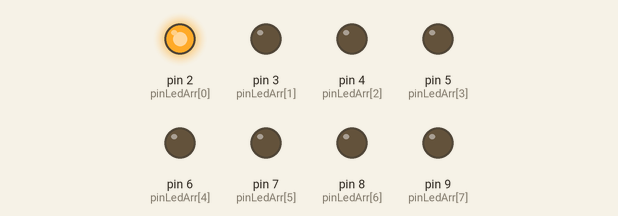
The sketch below on a simulated Arduino Uno, built with avr-gcc and run on an emulated ATmega328P. On the bench: output pins drawn as LEDs (lit = HIGH).

Above: at 0.05 s.
At 0.45 s:
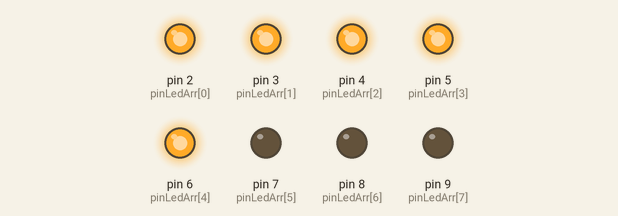
At 0.85 s:
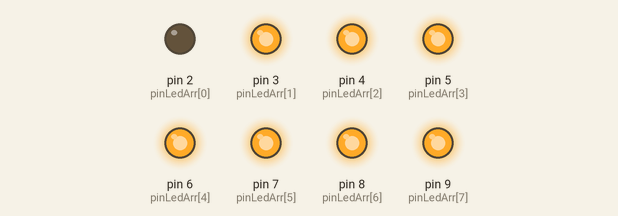
At 1.75 s:
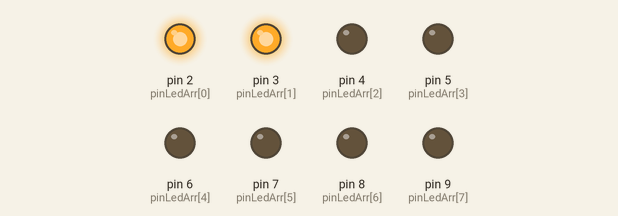
At 2.65 s:
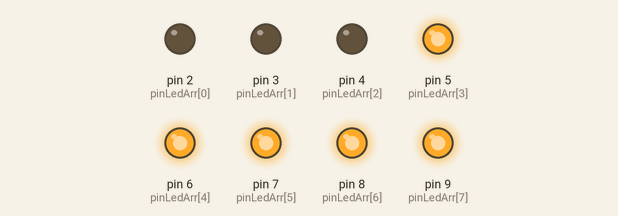
At 3.55 s:
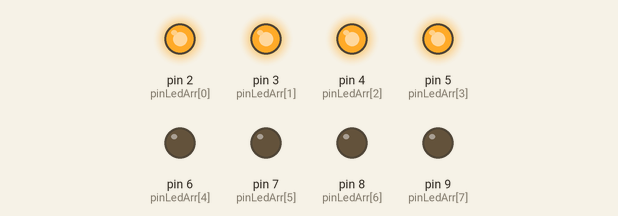
Timing chart, 0 to 3.9 s (numbered marks = the images above):
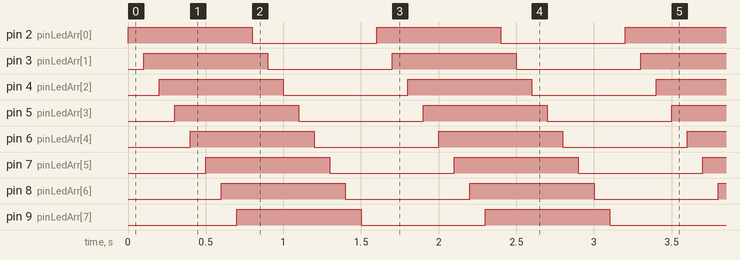

Measured:
- by itself, pin 2 (pinLedArr[0]), pin 3 (pinLedArr[1]), pin 4 (pinLedArr[2]), pin 5 (pinLedArr[3]), pin 6 (pinLedArr[4]), pin 7 (pinLedArr[5]), pin 8 (pinLedArr[6]), pin 9 (pinLedArr[7]): alternates HIGH for 0.80 s and LOW for 0.80 s
- by itself, everything shown: repeats every 1.6 s, in 16 steps

The sketch:

1_3_sketch.ino
```cpp
  const int kNumOfLed = 8;
  int pinLedArr[kNumOfLed] = {2, 3, 4, 5, 6, 7, 8, 9};

  void setup() {
    // put your setup code here, to run once:
    for (int i = 0; i < kNumOfLed; i++) {
      pinMode(pinLedArr[i], OUTPUT);
    }
  }

  void loop() {
    // put your main code here, to run repeatedly:
    for (int i = 0; i < kNumOfLed; i++) {
      digitalWrite(pinLedArr[i], HIGH);
      delay(100);
    }

    for (int i = 0; i < kNumOfLed; i++) {
      digitalWrite(pinLedArr[i], LOW);
      delay(100);
    }
  }
```
